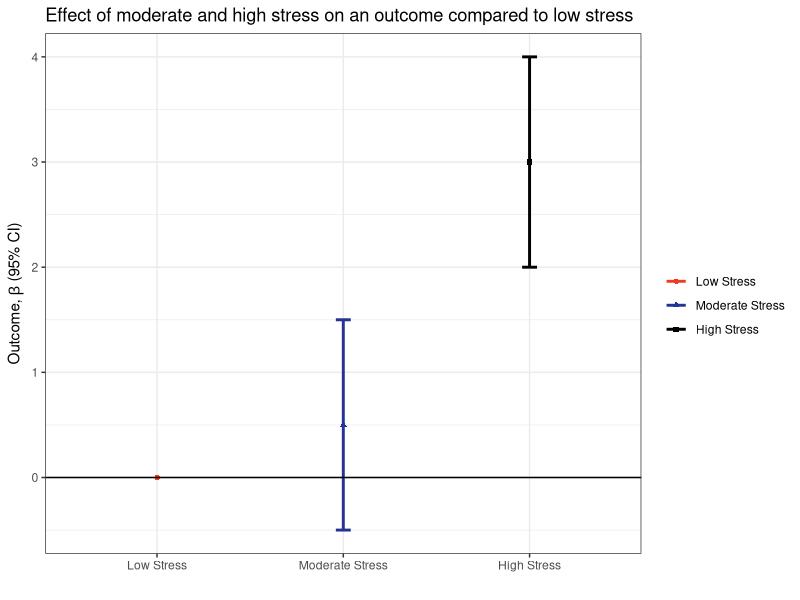

R code for this plot:
## ---- chunk 1
knitr::opts_chunk$set(echo = TRUE)
library(ggplot2)
## ---- chunk 2
test_data <- data.frame(stress = factor(c(1, 2, 3),
                                        levels = c(1, 2, 3),
                                        labels = c("Low Stress", "Moderate Stress", "High Stress")),
                        estimate = c(0, .5, 3),
                        lowercl = c(NA, -0.5, 2),
                        uppercl = c(NA, 1.5,  4))
## ---- chunk 3

dodge <- position_dodge(width=0.9)

ggplot(test_data, aes(x = stress, y = estimate, group = 1, colour = stress, shape = stress)) +
    geom_point(position = dodge) +
    geom_errorbar(aes(ymax = uppercl, ymin = lowercl), position = dodge, width = 0.08, size = 1) +
    theme(axis.text.x =  element_blank(),
          axis.ticks.x =  element_blank()) +
    scale_colour_manual(values=c("#f03b20", "#253494", "#000000"), name="") +
    scale_shape(name = "") +
    labs(y = expression(paste("Outcome, ", beta, " (95% CI)")),
         x = "",
         title = "Effect of moderate and high stress on an outcome compared to low stress") +
    theme_bw() +
    geom_hline(yintercept = 0)

## ---- chunk 4

## ---- chunk 5




